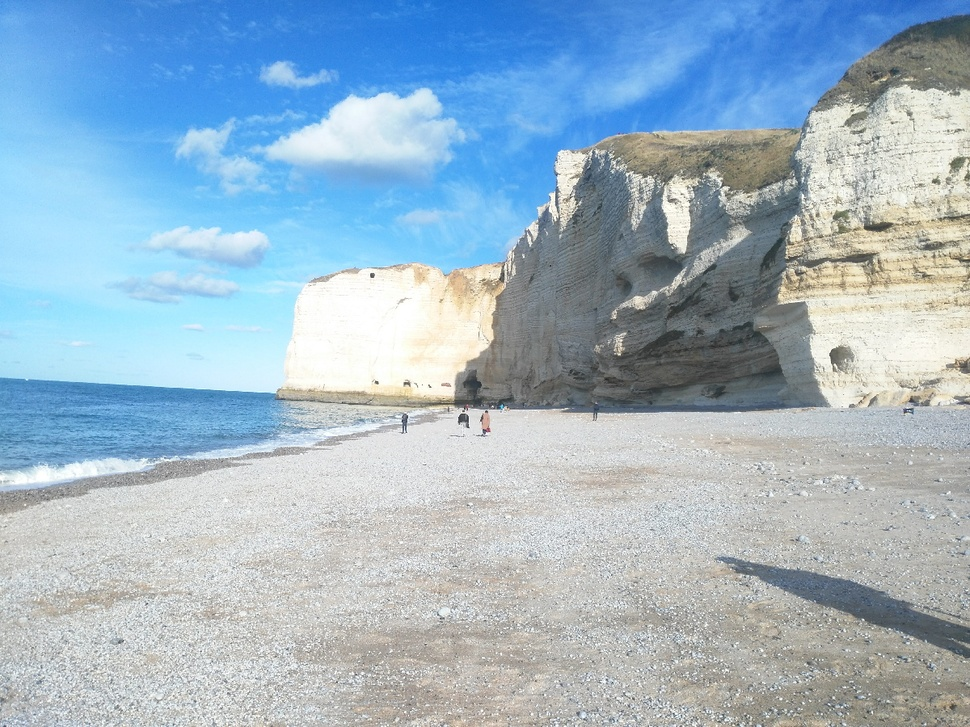
#> input picture Projects/etretat.jpg, 970 x 727 px, shrunk from 1200 x 900 before the run
$ jupyter execute 'Project enhancement.ipynb'   (shell and % lines are left out)
#> lines starting #> are read from the running program, lines starting #| are printed output that depends on the picture
[cell 1]
from skimage.io import imread,imsave,imshow
from matplotlib import pyplot as plt
import numpy as np
from skimage.color import rgb2hsv, gray2rgb
from matplotlib import cm

target = imread("etretat.jpg")
#> target is the input picture: shape (727, 970, 3); mean R, G, B 158, 181.4, 197.9
test = imread("Diable.jpg")
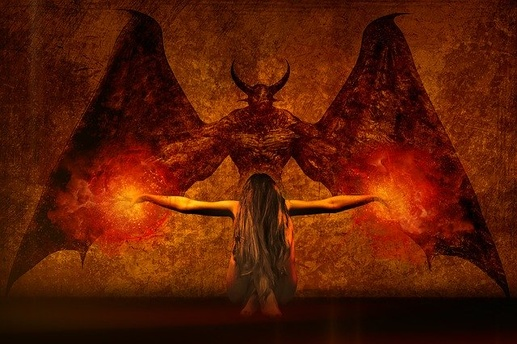
#> input picture Projects/Diable.jpg, 517 x 344 px, shrunk from 640 x 426 before the run
#> test is the input picture: shape (344, 517, 3); mean R, G, B 90.5, 27.7, 6.5

def c_hist(im) :
    c_hist = np.zeros((256,))
    c=0
    for v in range(256):
        c += (im==v).sum()
        c_hist[v] = c
#> this loop made 256 passes
#> after the loop, c = 2115570; c_hist = 256 values from 0 to 2115570
    c_hist /= c_hist.max()
#> c_hist = 256 values from 0 to 1
    return c_hist

h =  c_hist(target)
#> h = 256 values from 0 to 1
h2 = c_hist(test)
#> the loop in c_hist (call 2), `for v in range(256):` made 256 passes
#> h2 = 256 values from 0.123 to 1

plt.figure(figsize=(10,10))
plt.subplot(1,2,1)
plt.plot(h)
plt.subplot(1,2,2)
plt.plot(h2)
plt.show()
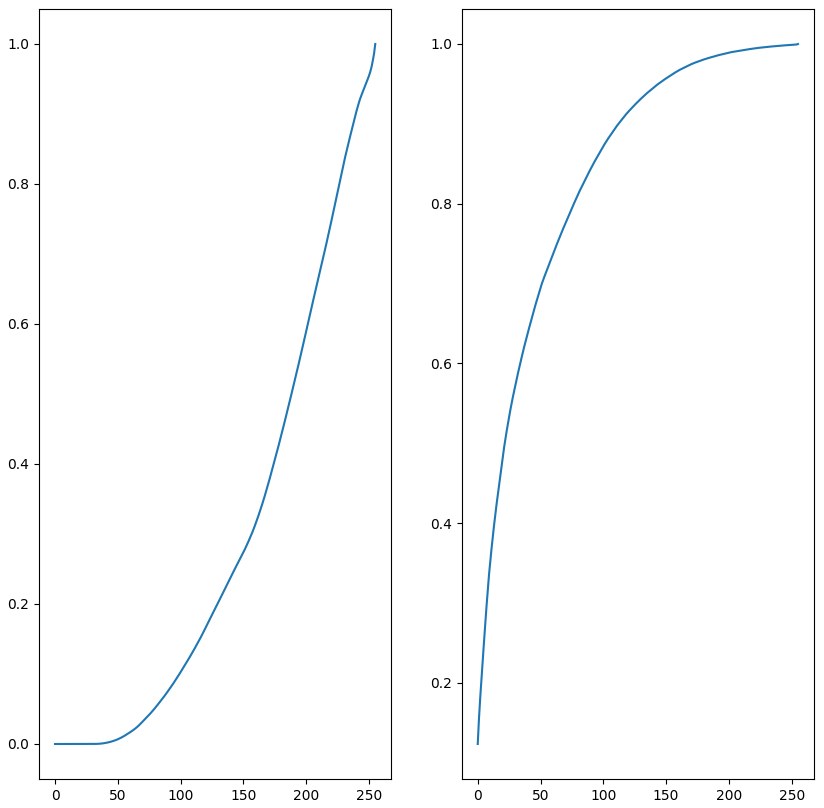
#> figure drawn by matplotlib, 2 panels; panel 1: curve peaks at x = 255, y = 1; panel 2: curve peaks at x = 255, y = 1

def ALL(im, Tmin, Tmax) :
#> called with Tmin = 50, Tmax = 255
    LUT = np.arange(256)
    LUT[:Tmin]=0
    LUT[Tmax:]=255
    LUT[Tmin:Tmax] = (255/(Tmax-Tmin))*(LUT[Tmin:Tmax]-Tmin)
    im_out = im.copy()
    im_out = LUT[im]
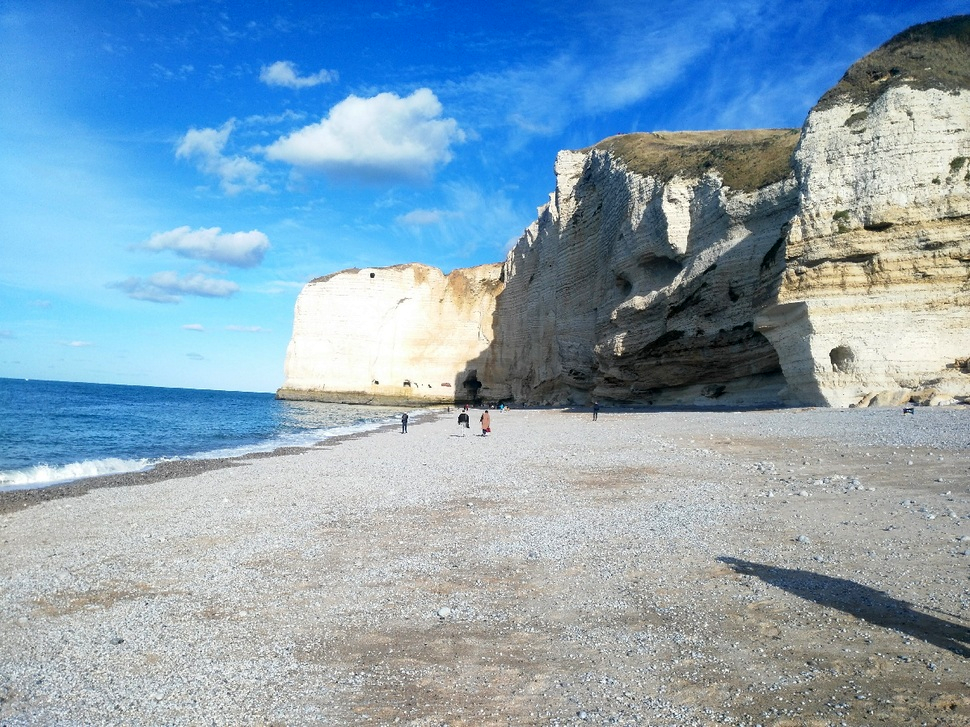
#> im_out: shape (727, 970, 3) int64; mean R, G, B 134, 162.9, 183.5
    return im_out

def RED(im, Tmin, Tmax) :
#> called with Tmin = 20, Tmax = 230
    LUT = np.arange(256)
    LUT[:Tmin]=0
    LUT[Tmax:]=255
    LUT[Tmin:Tmax] = (255/(Tmax-Tmin))*(LUT[Tmin:Tmax]-Tmin)
    im_out = im.copy()
    im_out[:,:,0] = LUT[im[:,:,0]]
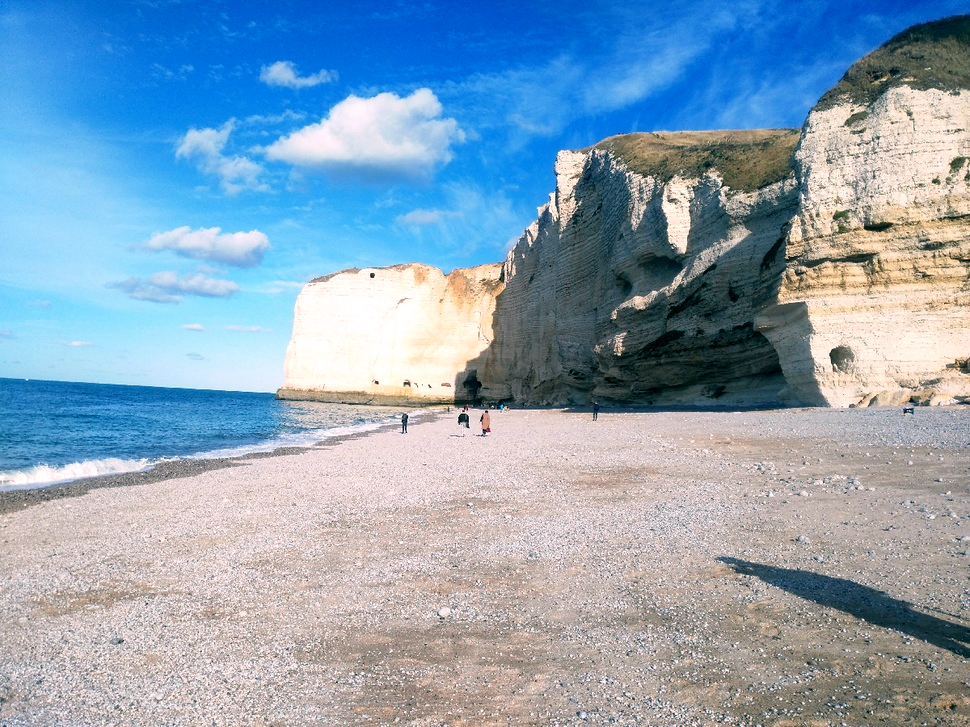
#> im_out: shape (727, 970, 3) int64; mean R, G, B 137.9, 162.9, 183.5
    return im_out

def BLUE(im, Tmin, Tmax) :
#> called with Tmin = 20, Tmax = 240
    LUT = np.arange(256)
    LUT[:Tmin]=0
    LUT[Tmax:]=255
    LUT[Tmin:Tmax] = (255/(Tmax-Tmin))*(LUT[Tmin:Tmax]-Tmin)
    im_out = im.copy()
    im_out[:,:,1] = LUT[im[:,:,1]]
    return im_out

def GREEN(im, Tmin, Tmax) :
#> called with Tmin = 20, Tmax = 230
    LUT = np.arange(256)
    LUT[:Tmin]=0
    LUT[Tmax:]=255
    LUT[Tmin:Tmax] = (255/(Tmax-Tmin))*(LUT[Tmin:Tmax]-Tmin)
    im_out = im.copy()
    im_out[:,:,2] = LUT[im[:,:,2]]
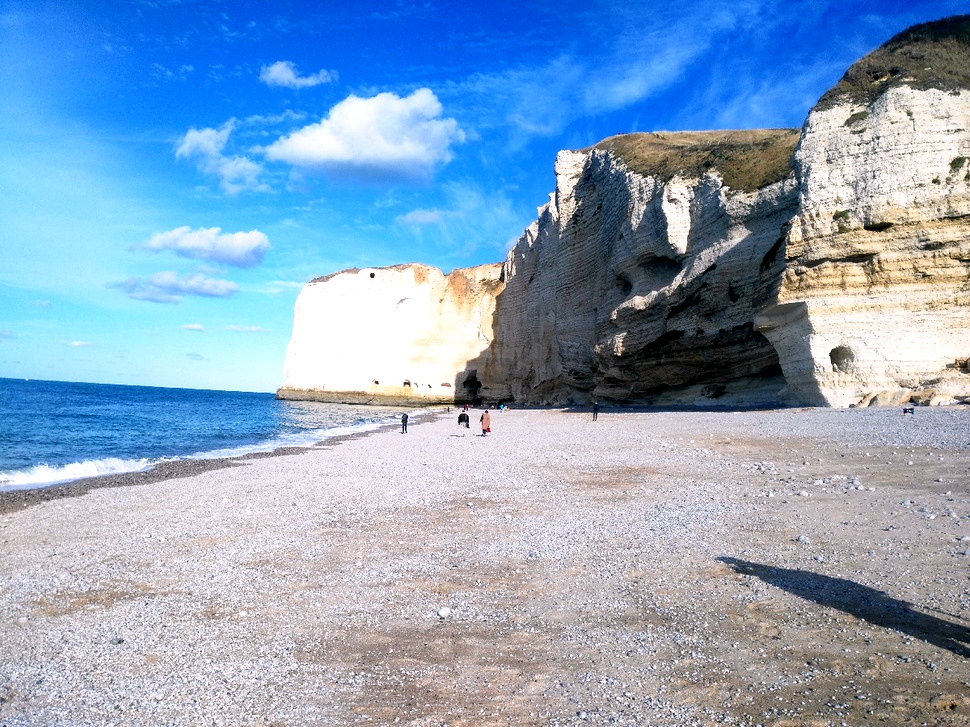
#> im_out: shape (727, 970, 3) int64; mean R, G, B 137.9, 164.8, 194
    return im_out

def CC(im, Am, AM, Rm, RM, Bm, BM, Gm, GM):
    im_all = ALL(im, Am,AM)
    im_red = RED(im_all,Rm,RM)
    im_blue = BLUE(im_red,Bm,BM)
    im_out = GREEN(im_blue,Gm,GM)
    return im_out

[cell 2]
im_out = CC(target, 50,255, 20,230, 20,240, 20,230)
im2_out = CC(test, 25,220, 30,230, 70,255, 0,255)
#> call 2 of ALL, with Tmin = 25, Tmax = 220
#> in ALL (call 2), `im_out = LUT[im]`:
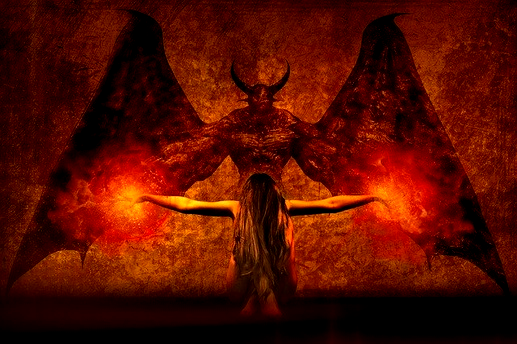
#> im_out: shape (344, 517, 3) int64; mean R, G, B 85.6, 13.2, 0.5
#> call 2 of RED, with Tmin = 30, Tmax = 230
#> in RED (call 2), `im_out[:,:,0] = LUT[im[:,:,0]]`:
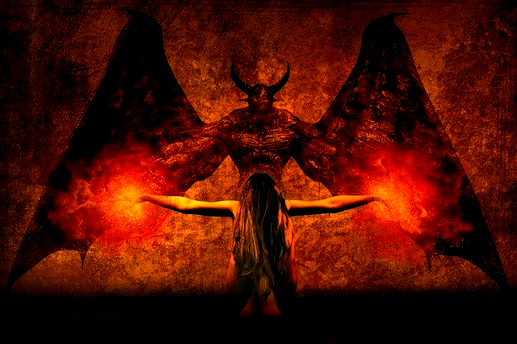
#> im_out: shape (344, 517, 3) int64; mean R, G, B 75.1, 13.2, 0.5
#> call 2 of BLUE, with Tmin = 70, Tmax = 255
#> in BLUE (call 2), `im_out[:,:,1] = LUT[im[:,:,1]]`:
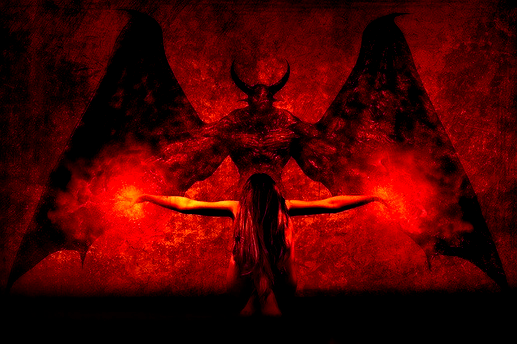
#> im_out: shape (344, 517, 3) int64; mean R, G, B 75.1, 1.6, 0.5

plt.figure(figsize = (20,20))
plt.subplot(2,2,1)
plt.imshow(target)
plt.subplot(2,2,2)
plt.imshow(im_out)
plt.subplot(2,2,3)
plt.imshow(test)
plt.subplot(2,2,4)
plt.imshow(im2_out)
plt.show()
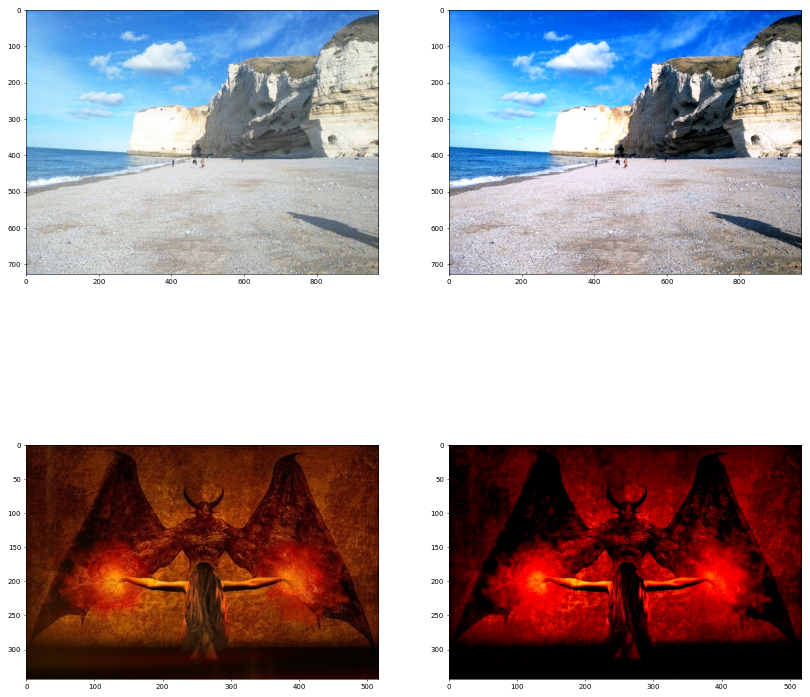
#> figure drawn by matplotlib, 4 panels
